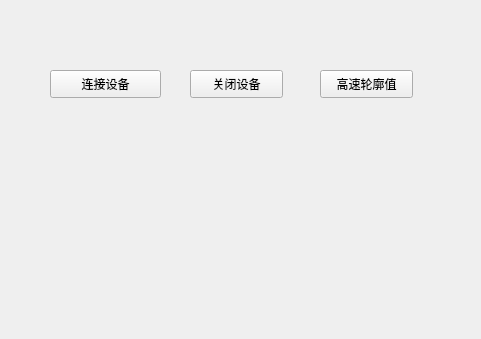
<?xml version="1.0" encoding="UTF-8"?>
<ui version="4.0">
 <class>SensorClass</class>
 <widget class="QWidget" name="SensorClass">
  <property name="geometry">
   <rect>
    <x>0</x>
    <y>0</y>
    <width>481</width>
    <height>339</height>
   </rect>
  </property>
  <property name="windowTitle">
   <string>Sensor</string>
  </property>
  <widget class="QPushButton" name="pushButton_3">
   <property name="geometry">
    <rect>
     <x>50</x>
     <y>70</y>
     <width>111</width>
     <height>28</height>
    </rect>
   </property>
   <property name="text">
    <string>连接设备</string>
   </property>
  </widget>
  <widget class="QPushButton" name="pushButton_16">
   <property name="geometry">
    <rect>
     <x>190</x>
     <y>70</y>
     <width>93</width>
     <height>28</height>
    </rect>
   </property>
   <property name="text">
    <string>关闭设备</string>
   </property>
  </widget>
  <widget class="QPushButton" name="pushButton_17">
   <property name="geometry">
    <rect>
     <x>320</x>
     <y>70</y>
     <width>93</width>
     <height>28</height>
    </rect>
   </property>
   <property name="text">
    <string>高速轮廓值</string>
   </property>
  </widget>
 </widget>
 <layoutdefault spacing="6" margin="11"/>
 <resources>
  <include location="sensor.qrc"/>
 </resources>
 <connections>
  <connection>
   <sender>pushButton_3</sender>
   <signal>clicked()</signal>
   <receiver>SensorClass</receiver>
   <slot>OnOpen()</slot>
   <hints>
    <hint type="sourcelabel">
     <x>109</x>
     <y>81</y>
    </hint>
    <hint type="destinationlabel">
     <x>34</x>
     <y>82</y>
    </hint>
   </hints>
  </connection>
  <connection>
   <sender>pushButton_16</sender>
   <signal>clicked()</signal>
   <receiver>SensorClass</receiver>
   <slot>OnClose()</slot>
   <hints>
    <hint type="sourcelabel">
     <x>227</x>
     <y>78</y>
    </hint>
    <hint type="destinationlabel">
     <x>254</x>
     <y>41</y>
    </hint>
   </hints>
  </connection>
 </connections>
 <slots>
  <slot>OnInitial()</slot>
  <slot>OnFinal()</slot>
  <slot>OnOpen()</slot>
  <slot>OnClose()</slot>
 </slots>
</ui>
